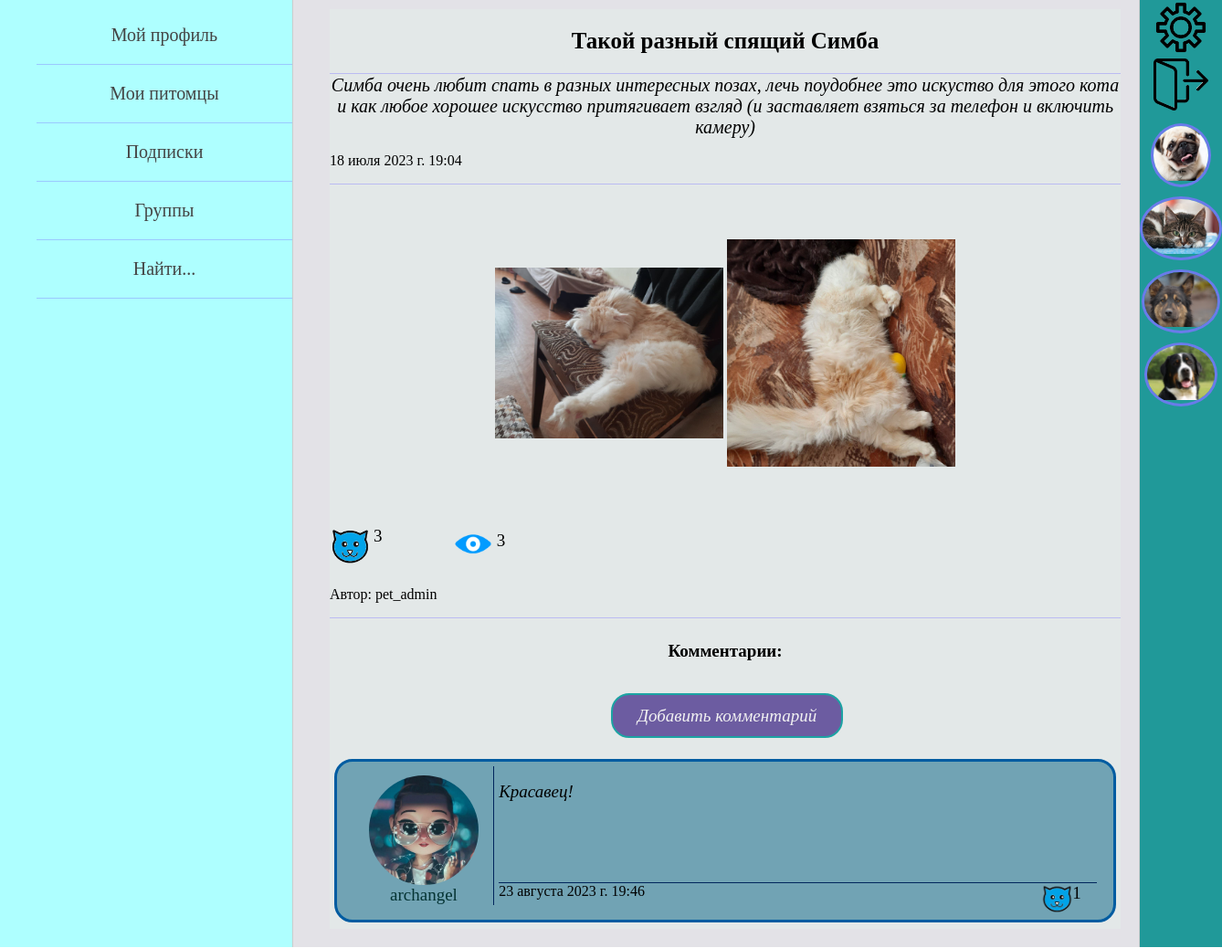
The app's page /posts/2/ (signed in), older data.
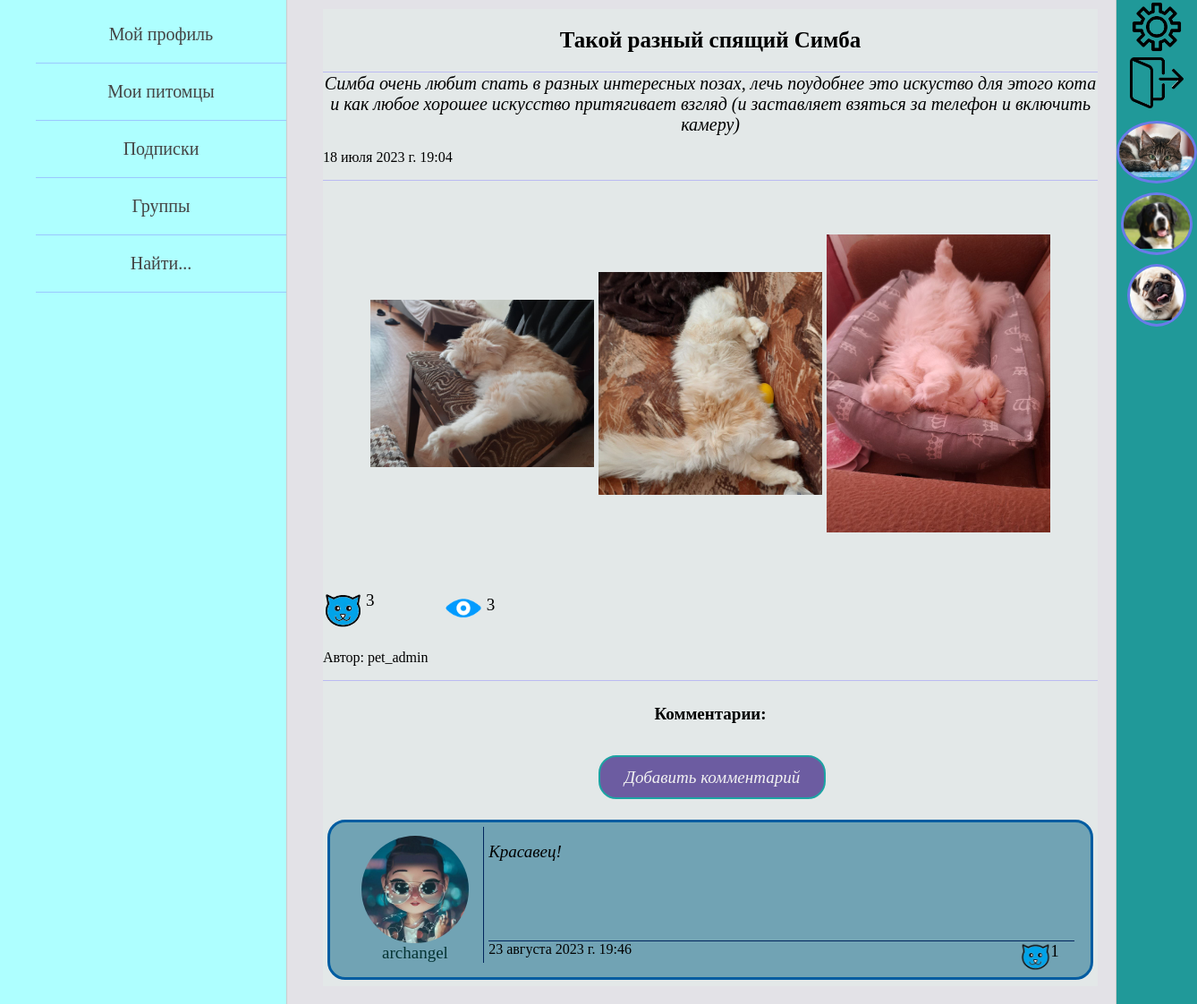
The same page, newer data.
### pet_owners/models.py (models this page shows, shortened)
class OwnerPost(models.Model):
    autor = models.ForeignKey(settings.AUTH_USER_MODEL, on_delete=models.CASCADE, verbose_name='автор поста')
    title = models.CharField(max_length=105, blank=True, verbose_name='заголовок')
    text_of_post = models.TextField(max_length=2000, verbose_name='текст поста')
    animals = models.ManyToManyField(Animal, related_name='posts',
                                     verbose_name='питомцы в посте')
    is_published = models.BooleanField(default=True)
    date_create = models.DateTimeField(auto_now_add=True, verbose_name='дата создания поста')
    views = models.ManyToManyField(settings.AUTH_USER_MODEL, related_name='views', verbose_name='просмотры')
    likes = models.ManyToManyField(settings.AUTH_USER_MODEL, related_name='likes', verbose_name='лайки')
    class Meta:
        verbose_name = 'Пост пользователя'
        verbose_name_plural = 'Посты пользователей'
        ordering = ['-date_create']

class PostImage(models.Model):
    img = models.ImageField(upload_to="img_of_post/%Y/%m/%d/", verbose_name='изображение')
    post = models.ForeignKey(OwnerPost, on_delete=models.CASCADE, related_name='images', verbose_name='пост')
    owner = models.ForeignKey(settings.AUTH_USER_MODEL, on_delete=models.CASCADE, verbose_name='владелец фото')

class Owner(AbstractUser):
    date_of_birth = models.DateField(blank=True, verbose_name='дата рождения пользователя', null=True)
    avatar = models.ImageField(upload_to="owners_photos/%Y/%m/%d/", blank=True,
                               verbose_name='фото пользователя', null=True)
    about_myself = models.TextField(max_length=520, blank=True, verbose_name='о себе', null=True)
    instagram = models.URLField(blank=True, verbose_name='инстаграм', null=True)
    vkontakte = models.URLField(blank=True, verbose_name='вконтакте', null=True)
    youtube = models.URLField(blank=True, verbose_name='ютуб', null=True)
    full_name_is_hidden = models.BooleanField(default=True)
    date_of_birth_is_hidden = models.BooleanField(default=True)
    def get_absolute_url(self):
        return reverse('profile_home', kwargs={'id': self.pk})

class PostComment(models.Model):
    author = models.ForeignKey(settings.AUTH_USER_MODEL, related_name='comments',
                               on_delete=models.CASCADE, verbose_name='автор комментария', null=True)
    comment = models.TextField(max_length=550, verbose_name='комментарий')
    date_create = models.DateTimeField(auto_now_add=True, verbose_name='дата')
    post = models.ForeignKey(OwnerPost, on_delete=models.CASCADE, related_name='comments', verbose_name='пост')
    likes = models.ManyToManyField(settings.AUTH_USER_MODEL, related_name='comments_likes', verbose_name='лайки')

class Animal(models.Model):
    GENDER = (
        ("мальчик", "мальчик"),
        ("девочка", "девочка")
    )
    name_of_animal = models.CharField(max_length=55, verbose_name='имя питомца')
    pet_owner = models.ForeignKey(settings.AUTH_USER_MODEL, on_delete=models.CASCADE, verbose_name='владелец')
    category_of_animal = models.ForeignKey(AnimalCategory, on_delete=models.PROTECT, verbose_name='вид')
    animal_breed = models.CharField(max_length=100, blank=True, verbose_name='порода питомца')
    date_of_animal_birth = models.DateField(verbose_name='дата рождения питомца', blank=True, null=True)
    sex = models.CharField(max_length=7, choices=GENDER, verbose_name='пол', null=True)
    animal_photo = models.ImageField(upload_to="animals_photos/%Y/%m/%d/", verbose_name='фото питомца')
    about_pet = models.TextField(max_length=520, verbose_name='о питомце')
    class Meta:
        verbose_name = 'Питомец'
        verbose_name_plural = 'Питомцы'

### posts/views.py (the view)
# urls.py: path('<int:post_id>/', ShowPost.as_view(), name='post'),
class ShowPost(DataMixin, DetailView):
    model = OwnerPost
    template_name = 'posts/post_page.html'
    context_object_name = 'post'
    pk_url_kwarg = 'post_id'
    def get_context_data(self, *, object_list=None, **kwargs):
        context = super().get_context_data(**kwargs)
        post = self.model.objects.get(pk=self.kwargs['post_id'])
        context['title'] = post.title
        context.update(self.get_left_menu())
        auth_user = self.request.user
        context.update(self.get_right_menu(auth_user))
        context['data_for_post'] = self.get_data_for_post([post], auth_user, all_images=True)
        self.add_one_view_for_post(post, auth_user)
        comments = PostComment.objects.filter(post=post)
        context['comments'] = comments
        context['likes_for_comments'] = self.get_likes_for_comments(comments, auth_user)
        return context

### posts/templates/posts/post_page.html (shortened to what this page needs)
{% extends 'pet_owners/base.html' %}
{% load pet_owners_tags %}
{% block content %}
{% get_data_for_post post.title data_for_post as post_data %}
<table border=0 cellpadding="0" cellspacing="0" class="post_table">
<tr class="post_title_detail">
    <td>{{post.title}}</td>
<tr class="post_text_detail">
    <td>{{post.text_of_post}}</td>
<tr class="post_datetime_detail">
    <td>{{post.date_create}}</td>
{% if post_data.img|length > 0 %}
    <tr class="imgs_in_post_detail">
        <td>
        {% for img in post_data.img %}
            <div class="imgs_in_post_detail">
                <a href="{{img.img.url}}">
                    <img src="{{img.img.url}}" width=250>
                </a>
            </div>
        {% endfor %}
        </td>
    </tr>
{% endif %}
<tr class="likes_views_post_detail">
    <td>
        {% show_likes_and_views post post_data 'post_detail' post.pk %}
    </td>
<tr class="post_autor_detail">
    <td>Автор: {{post.autor}}</td>
</table>
<div class="comments_title"><h4>Комментарии:</h4></div>
<div class="create_comment_zone">
    <div class="create_comment_button">
        <a href="{% url 'add_comment' post.pk 'for-user-post' %}">Добавить комментарий</a>
    </div>
</div>
<div class="all_comments">
    {% for comm in comments %}
        <div class="some_comment">
            <div class="author_info">
                <a href="{{ comm.author.get_absolute_url }}">
                    <div class="author_avatar">
                        <img src="{{comm.author.avatar.url}}" height=120>
                    </div>
                    <div>{{comm.author.username}}</div>
                </a>
            </div>
            <div class="comment_info">
                <div class="edit_delete_buttons_comm">
                </div>
                <div class="comment_text">
                    {{comm.comment}}
                </div>
                <div class="comment_extra_data">
                    <div class="date_of_comment">
                        {{comm.date_create}}
                    </div>
                    {% show_likes_for_comment comm.pk likes_for_comments as comment_like %}
                    <div class="likes_of_comment">
                        <div class="img_like">
                        <a href="{% url 'like_for_comment' post.pk comm.pk 'for-user-post' %}">
                            {% if comment_like %}
                                <img src="/static/pet_owners/images/active_like.png" width="35">
                            {% else %}
                                <img src="/static/pet_owners/images/like.png" width="35">
                            {% endif %}
                        </a>
                        </div>
                        <div class="like_count">{{comm.likes.count}}</div>
                    </div>
                </div>
            </div>
        </div>
    {% endfor %}
</div>
{% endblock %}

### pet_owners/templates/pet_owners/base.html (shortened to what this page needs)
{% load static %}
<!DOCTYPE html>
<html lang="en">
<head>
    <link type="text/css" href="{% static 'pet_owners/css/styles.css' %}" rel="stylesheet" />
</head>
<body>
<table class="table-page" border=0 cellpadding="0" cellspacing="0">
<tr>
    <td valign="top" class="left-chapters">
        <ul id="leftchapters">
            {% for el_menu in left_menu %}
                {% if request.user.is_authenticated %}
                    {% if el_menu.url_name|length == 2 %}
                        <li><a href="{% url el_menu.url_name.0 el_menu.url_name.1 %}">
                            {{el_menu.title}}
                        </a></li>
                    {% else %}
                        <li><a href="{% url el_menu.url_name.0 %}">
                            {{el_menu.title}}
                        </a></li>
                    {% endif %}
                {% else %}
                    <li><a href="{% url el_menu.url_name %}">{{el_menu.title}}</a></li>
                {% endif %}
            {% endfor %}
        </ul>
    </td>
    <td valign="top" class="content">
        <div class="content-text">
            {% block content %}
            {% endblock %}
        </div>
    </td>
    <td valign="top" class="right-chapters">
        <table border=0 cellpadding="0" cellspacing="0">
            {% if request.user.is_authenticated %}
            <tr class="settings_button"><td>
                <a href="{% url 'profile-settings' request.user.id %}">
                    <img src="/static/pet_owners/images/settings_img.png" width="60">
                </a>
            </td></tr>
            <tr class="logout_button"><td>
                <a href="{% url 'logout' %}">
                    <img src="/static/pet_owners/images/exit.png" width="60">
                </a>
            </td></tr>
            {% for sub in animals_for_right_menu %}
                <tr class="right_sub_button"><td>
                    <a href="{% url 'animal_posts' sub.pk %}">
                        <div class="sub_avatar">
                            <img src="{{sub.animal_photo.url}}" height=60>
                        </div>
                    </a>
                </td></tr>
            {% endfor %}
            {% endif %}
        </table>
    </td>
</tr>
</table>
</body>
</html>

### pet_owners/templates/pet_owners/likes_and_views_for_posts.html
<div class="post_likes">
    <div class="img_like">
    <a href="{% url 'like_for_post' post.pk name_page_for_likes object_id %}">
        {% if post_data.is_liked %}
            <img src="/static/pet_owners/images/active_like.png" width="45">
        {% else %}
            <img src="/static/pet_owners/images/like.png" width="45">
        {% endif %}
    </a>
    </div>
    <div class="like_count">{{post.likes.count}}</div>
</div>
<div class="post_views">
    <div class="img_view">
        <img src="/static/pet_owners/images/view.png" width="45">
    </div>
    <div class="view_count">{{post.views.count}}</div>
</div>

Row changes from the older to the newer data that the page shows:
no longer on this page (row unchanged): Animal: animal_photo (picture)
added PostImage: img (picture)
shown differently, row unchanged: Animal (number 3 of 3 on the later page): moves down the list
